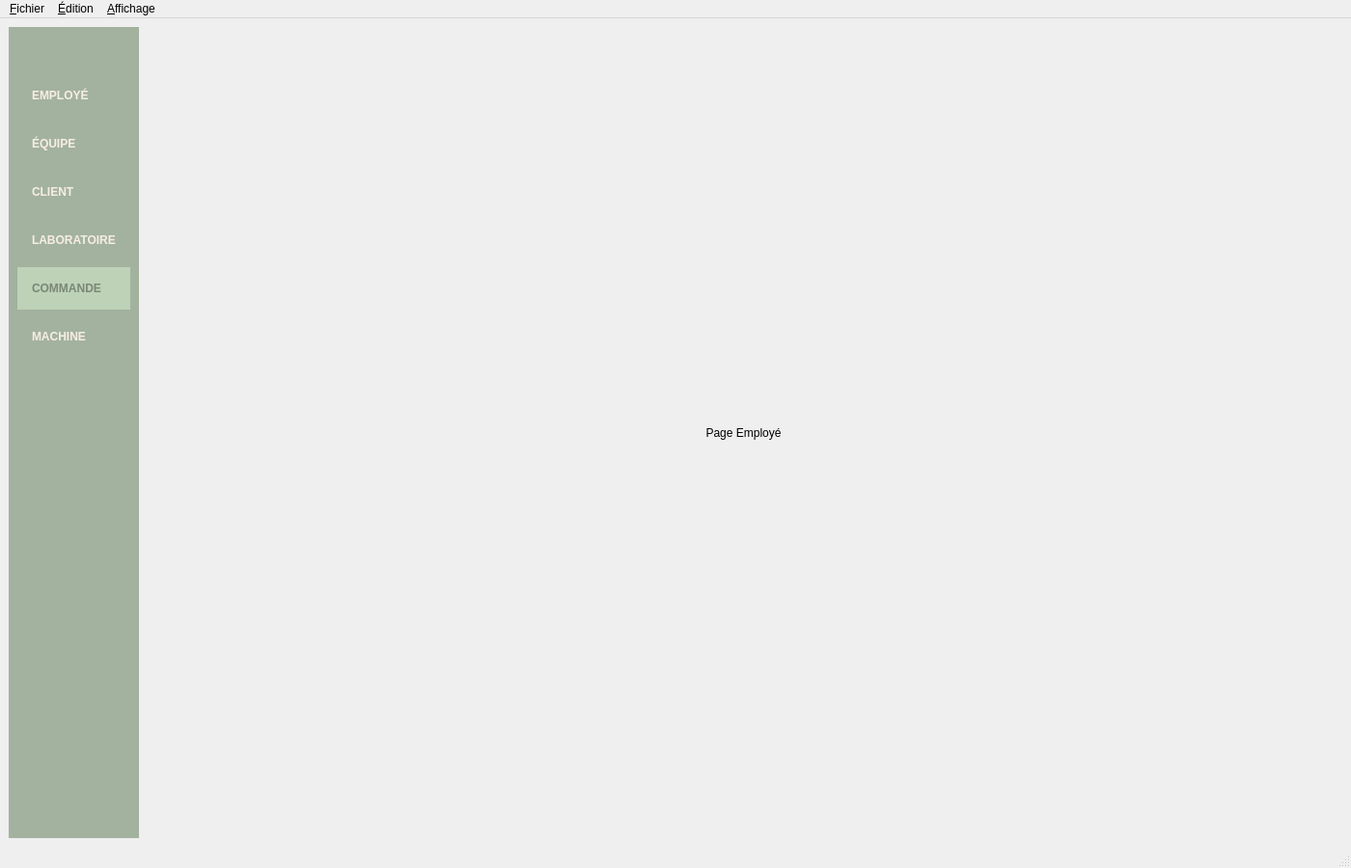
<?xml version="1.0" encoding="UTF-8"?>
<ui version="4.0">
 <class>MainWindow</class>
 <widget class="QMainWindow" name="MainWindow">
  <property name="geometry">
   <rect>
    <x>0</x>
    <y>0</y>
    <width>1400</width>
    <height>900</height>
   </rect>
  </property>
  <property name="windowTitle">
   <string>Gestion des Commandes</string>
  </property>
  <widget class="QWidget" name="centralwidget">
   <layout class="QHBoxLayout" name="mainLayout">
    <item>
     <widget class="QWidget" name="sideMenu">
      <property name="minimumWidth">
       <number>200</number>
      </property>
      <property name="maximumWidth">
       <number>200</number>
      </property>
      <property name="styleSheet">
       <string>background-color: #A2B29F;</string>
      </property>
      <layout class="QVBoxLayout" name="sideMenuLayout">
       <item>
        <widget class="QLabel" name="labelLogo">
         <property name="minimumHeight">
          <number>120</number>
         </property>
         <property name="maximumHeight">
          <number>120</number>
         </property>
         <property name="text">
          <string/>
         </property>
         <property name="alignment">
          <set>Qt::AlignCenter</set>
         </property>
         <property name="pixmap">
          <pixmap resource="resources.qrc">:gestion_de_commande/assets/oil_press.png</pixmap>
         </property>
         <property name="scaledContents">
          <bool>true</bool>
         </property>
         <property name="styleSheet">
          <string>padding: 10px 10px;</string>
         </property>
        </widget>
       </item>
       <item>
        <widget class="QPushButton" name="btnEmployee">
         <property name="text">
          <string>EMPLOYÉ</string>
         </property>
         <property name="styleSheet">
          <string>QPushButton { background-color: #A2B29F; color: #F8EDE3; border: none; padding: 15px; font-weight: bold; text-align: left; }
QPushButton:hover { background-color: #BDD2B6; }</string>
         </property>
        </widget>
       </item>
       <item>
        <widget class="QPushButton" name="btnTeam">
         <property name="text">
          <string>ÉQUIPE</string>
         </property>
         <property name="styleSheet">
          <string>QPushButton { background-color: #A2B29F; color: #F8EDE3; border: none; padding: 15px; font-weight: bold; text-align: left; }
QPushButton:hover { background-color: #BDD2B6; }</string>
         </property>
        </widget>
       </item>
       <item>
        <widget class="QPushButton" name="btnClient">
         <property name="text">
          <string>CLIENT</string>
         </property>
         <property name="styleSheet">
          <string>QPushButton { background-color: #A2B29F; color: #F8EDE3; border: none; padding: 15px; font-weight: bold; text-align: left; }
QPushButton:hover { background-color: #BDD2B6; }</string>
         </property>
        </widget>
       </item>
       <item>
        <widget class="QPushButton" name="btnLaboratory">
         <property name="text">
          <string>LABORATOIRE</string>
         </property>
         <property name="styleSheet">
          <string>QPushButton { background-color: #A2B29F; color: #F8EDE3; border: none; padding: 15px; font-weight: bold; text-align: left; }
QPushButton:hover { background-color: #BDD2B6; }</string>
         </property>
        </widget>
       </item>
       <item>
        <widget class="QPushButton" name="btnOrder">
         <property name="text">
          <string>COMMANDE</string>
         </property>
         <property name="styleSheet">
          <string>QPushButton { background-color: #BDD2B6; color: #798777; border: none; padding: 15px; font-weight: bold; text-align: left; }
QPushButton:hover { background-color: #A2B29F; }</string>
         </property>
        </widget>
       </item>
       <item>
        <widget class="QPushButton" name="btnMachine">
         <property name="text">
          <string>MACHINE</string>
         </property>
         <property name="styleSheet">
          <string>QPushButton { background-color: #A2B29F; color: #F8EDE3; border: none; padding: 15px; font-weight: bold; text-align: left; }
QPushButton:hover { background-color: #BDD2B6; }</string>
         </property>
        </widget>
       </item>
       <item>
        <spacer name="verticalSpacer_Menu">
         <property name="orientation">
          <enum>Qt::Orientation::Vertical</enum>
         </property>
         <property name="sizeHint" stdset="0">
          <size>
           <width>20</width>
           <height>40</height>
          </size>
         </property>
        </spacer>
       </item>
      </layout>
     </widget>
    </item>
    <item>
     <widget class="QStackedWidget" name="stackedPages">
      <widget class="QWidget" name="pageEmployee">
       <layout class="QVBoxLayout">
        <item>
         <widget class="QLabel" name="labelPageEmployee">
          <property name="text">
           <string>Page Employé</string>
          </property>
          <property name="alignment">
           <set>Qt::AlignCenter</set>
          </property>
         </widget>
        </item>
       </layout>
      </widget>
      <widget class="QWidget" name="pageTeam">
       <layout class="QVBoxLayout">
        <item>
         <widget class="QLabel" name="labelPageTeam">
          <property name="text">
           <string>Page Équipe</string>
          </property>
          <property name="alignment">
           <set>Qt::AlignCenter</set>
          </property>
         </widget>
        </item>
       </layout>
      </widget>
      <widget class="QWidget" name="pageClient">
       <layout class="QVBoxLayout">
        <item>
         <widget class="QLabel" name="labelPageClient">
          <property name="text">
           <string>Page Client</string>
          </property>
          <property name="alignment">
           <set>Qt::AlignCenter</set>
          </property>
         </widget>
        </item>
       </layout>
      </widget>
      <widget class="QWidget" name="pageLaboratory">
       <layout class="QVBoxLayout">
        <item>
         <widget class="QLabel" name="labelPageLaboratory">
          <property name="text">
           <string>Page Laboratoire</string>
          </property>
          <property name="alignment">
           <set>Qt::AlignCenter</set>
          </property>
         </widget>
        </item>
       </layout>
      </widget>
      <widget class="QWidget" name="pageOrder">
       <layout class="QVBoxLayout" name="orderLayout">
        <item>
         <widget class="QToolBar" name="toolBar">
          <property name="iconSize">
           <size>
            <width>24</width>
            <height>24</height>
           </size>
          </property>
          <addaction name="actionNew"/>
          <addaction name="actionEdit"/>
          <addaction name="actionDelete"/>
          <addaction name="separator"/>
          <addaction name="actionEnvoyerEmail"/>
          <addaction name="separator"/>
          <addaction name="actionExportPDF"/>
          <addaction name="actionRefresh"/>
         </widget>
        </item>
        <item>
         <widget class="QSplitter" name="splitter">
          <property name="orientation">
           <enum>Qt::Orientation::Horizontal</enum>
          </property>
          <widget class="QWidget" name="leftPanel">
           <layout class="QVBoxLayout" name="leftLayout">
            <item>
             <widget class="QGroupBox" name="groupBoxSearch">
              <property name="title">
               <string>Recherche et Filtres</string>
              </property>
              <layout class="QVBoxLayout">
               <item>
                <layout class="QHBoxLayout">
                 <item>
                  <widget class="QLabel" name="labelSearch">
                   <property name="text">
                    <string>Rechercher :</string>
                   </property>
                  </widget>
                 </item>
                 <item>
                  <widget class="QLineEdit" name="lineEditSearch">
                   <property name="placeholderText">
                    <string>ID, libellé, fournisseur…</string>
                   </property>
                  </widget>
                 </item>
                </layout>
               </item>
               <item>
                <layout class="QHBoxLayout">
                 <item>
                  <widget class="QLabel" name="labelFournisseur">
                   <property name="text">
                    <string>Fournisseur :</string>
                   </property>
                  </widget>
                 </item>
                 <item>
                  <widget class="QComboBox" name="comboFournisseur">
                   <item>
                    <property name="text">
                     <string>Toutes</string>
                    </property>
                   </item>
                   <item>
                    <property name="text">
                     <string>Fournisseur A</string>
                    </property>
                   </item>
                   <item>
                    <property name="text">
                     <string>Fournisseur B</string>
                    </property>
                   </item>
                   <item>
                    <property name="text">
                     <string>Fournisseur C</string>
                    </property>
                   </item>
                   <item>
                    <property name="text">
                     <string>Fournisseur D</string>
                    </property>
                   </item>
                   <item>
                    <property name="text">
                     <string>Autres</string>
                    </property>
                   </item>
                  </widget>
                 </item>
                </layout>
               </item>
               <item>
                <layout class="QHBoxLayout">
                 <item>
                  <widget class="QLabel" name="labelStatus">
                   <property name="text">
                    <string>Statut :</string>
                   </property>
                  </widget>
                 </item>
                 <item>
                  <widget class="QComboBox" name="comboStatus">
                   <item>
                    <property name="text">
                     <string>Tous</string>
                    </property>
                   </item>
                   <item>
                    <property name="text">
                     <string>En cours</string>
                    </property>
                   </item>
                   <item>
                    <property name="text">
                     <string>Validée</string>
                    </property>
                   </item>
                   <item>
                    <property name="text">
                     <string>Prête</string>
                    </property>
                   </item>
                   <item>
                    <property name="text">
                     <string>Annulée</string>
                    </property>
                   </item>
                  </widget>
                 </item>
                </layout>
               </item>
               <item>
                <layout class="QHBoxLayout">
                 <item>
                  <widget class="QLabel" name="labelDateFrom">
                   <property name="text">
                    <string>Date depuis :</string>
                   </property>
                  </widget>
                 </item>
                 <item>
                  <widget class="QDateEdit" name="dateFrom">
                   <property name="calendarPopup">
                    <bool>true</bool>
                   </property>
                  </widget>
                 </item>
                </layout>
               </item>
               <item>
                <layout class="QHBoxLayout">
                 <item>
                  <widget class="QLabel" name="labelDateTo">
                   <property name="text">
                    <string>Jusqu'à :</string>
                   </property>
                  </widget>
                 </item>
                 <item>
                  <widget class="QDateEdit" name="dateTo">
                   <property name="calendarPopup">
                    <bool>true</bool>
                   </property>
                  </widget>
                 </item>
                </layout>
               </item>
              </layout>
             </widget>
            </item>
            <item>
             <widget class="QTableWidget" name="tableCommandes">
              <property name="alternatingRowColors">
               <bool>true</bool>
              </property>
              <property name="selectionBehavior">
               <enum>QAbstractItemView::SelectRows</enum>
              </property>
              <property name="showGrid">
               <bool>true</bool>
              </property>
              <attribute name="horizontalHeaderStretchLastSection">
               <bool>true</bool>
              </attribute>
              <column>
               <property name="text">
                <string>ID</string>
               </property>
              </column>
              <column>
               <property name="text">
                <string>Libellé</string>
               </property>
              </column>
              <column>
               <property name="text">
                <string>Fournisseur</string>
               </property>
              </column>
              <column>
               <property name="text">
                <string>État</string>
               </property>
              </column>
              <column>
               <property name="text">
                <string>Date Arrivée</string>
               </property>
              </column>
              <column>
               <property name="text">
                <string>Date Sortie</string>
               </property>
              </column>
              <column>
               <property name="text">
                <string>Montant Total</string>
               </property>
              </column>
             </widget>
            </item>
            <item>
             <widget class="QGroupBox" name="groupBoxStats">
              <property name="title">
               <string>Statistiques</string>
              </property>
              <layout class="QGridLayout" name="gridLayoutStats">
               <item row="0" column="0">
                <widget class="QLabel" name="labelStatTotal">
                 <property name="text">
                  <string>Total Commandes :</string>
                 </property>
                </widget>
               </item>
               <item row="0" column="1">
                <widget class="QLabel" name="statTotal">
                 <property name="text">
                  <string>0</string>
                 </property>
                </widget>
               </item>
               <item row="0" column="2">
                <widget class="QLabel" name="labelStatEnCours">
                 <property name="text">
                  <string>En cours :</string>
                 </property>
                </widget>
               </item>
               <item row="0" column="3">
                <widget class="QLabel" name="statEnCours">
                 <property name="text">
                  <string>0</string>
                 </property>
                </widget>
               </item>
               <item row="1" column="0">
                <widget class="QLabel" name="labelStatValidee">
                 <property name="text">
                  <string>Validées :</string>
                 </property>
                </widget>
               </item>
               <item row="1" column="1">
                <widget class="QLabel" name="statValidee">
                 <property name="text">
                  <string>0</string>
                 </property>
                </widget>
               </item>
               <item row="1" column="2">
                <widget class="QLabel" name="labelStatPrete">
                 <property name="text">
                  <string>Prêtes :</string>
                 </property>
                </widget>
               </item>
               <item row="1" column="3">
                <widget class="QLabel" name="statPrete">
                 <property name="text">
                  <string>0</string>
                 </property>
                </widget>
               </item>
               <item row="2" column="0">
                <widget class="QLabel" name="labelStatAnnulee">
                 <property name="text">
                  <string>Annulées :</string>
                 </property>
                </widget>
               </item>
               <item row="2" column="1">
                <widget class="QLabel" name="statAnnulee">
                 <property name="text">
                  <string>0</string>
                 </property>
                </widget>
               </item>
              </layout>
             </widget>
            </item>
            <item>
             <widget class="QGroupBox" name="groupBoxStatsByType">
              <property name="title">
               <string>Produits par Type/Stock</string>
              </property>
              <layout class="QVBoxLayout">
               <item>
                <widget class="QTextEdit" name="statsTypes">
                 <property name="readOnly">
                  <bool>true</bool>
                 </property>
                </widget>
               </item>
              </layout>
             </widget>
            </item>
            <item>
             <widget class="QGroupBox" name="groupBoxStatsDepenses">
              <property name="title">
               <string>Dépenses par Mois / Ruptures</string>
              </property>
              <layout class="QVBoxLayout">
               <item>
                <widget class="QTextEdit" name="statsDepenses">
                 <property name="readOnly">
                  <bool>true</bool>
                 </property>
                </widget>
               </item>
              </layout>
             </widget>
            </item>
            <item>
             <widget class="QGroupBox" name="groupBoxCalendrier">
              <property name="title">
               <string>Calendrier des Commandes</string>
              </property>
              <layout class="QVBoxLayout">
               <item>
                <widget class="QCalendarWidget" name="calendarCommandes" />
               </item>
              </layout>
             </widget>
            </item>
            <item>
             <spacer name="verticalSpacer">
              <property name="orientation">
               <enum>Qt::Orientation::Vertical</enum>
              </property>
              <property name="sizeHint" stdset="0">
               <size>
                <width>20</width>
                <height>40</height>
               </size>
              </property>
             </spacer>
            </item>
           </layout>
          </widget>
          <widget class="QWidget" name="rightPanel">
           <layout class="QVBoxLayout">
            <item>
             <widget class="QGroupBox" name="groupBoxActions">
              <property name="title">
               <string>Actions Rapides</string>
              </property>
              <layout class="QVBoxLayout">
               <item>
                <widget class="QPushButton" name="btnNewCommande">
                 <property name="text">
                  <string>➕ Créer</string>
                 </property>
                </widget>
               </item>
               <item>
                <widget class="QPushButton" name="btnEditCommande">
                 <property name="text">
                  <string>✏️ Modifier</string>
                 </property>
                </widget>
               </item>
               <item>
                <widget class="QPushButton" name="btnDeleteCommande">
                 <property name="text">
                  <string>❌ Annuler / Supprimer</string>
                 </property>
                </widget>
               </item>
               <item>
                <widget class="QPushButton" name="btnEnvoyerEmail">
                 <property name="text">
                  <string>📧 Envoyer Email</string>
                 </property>
                </widget>
               </item>
              </layout>
             </widget>
            </item>
            <item>
             <widget class="QGroupBox" name="groupBoxQuickInfo">
              <property name="title">
               <string>Infos Rapides</string>
              </property>
              <layout class="QVBoxLayout">
               <item>
                <widget class="QLabel" name="labelEtat">
                 <property name="text">
                  <string>État :</string>
                 </property>
                </widget>
               </item>
               <item>
                <widget class="QLabel" name="quickEtat">
                 <property name="text">
                  <string>-</string>
                 </property>
                </widget>
               </item>
               <item>
                <widget class="QLabel" name="labelFournisseur">
                 <property name="text">
                  <string>Fournisseur :</string>
                 </property>
                </widget>
               </item>
               <item>
                <widget class="QLabel" name="quickFournisseur">
                 <property name="text">
                  <string>-</string>
                 </property>
                </widget>
               </item>
               <item>
                <widget class="QLabel" name="labelDateArrivee">
                 <property name="text">
                  <string>Date Arrivée :</string>
                 </property>
                </widget>
               </item>
               <item>
                <widget class="QLabel" name="quickDateArrivee">
                 <property name="text">
                  <string>-</string>
                 </property>
                </widget>
               </item>
               <item>
                <widget class="QLabel" name="labelDateSortie">
                 <property name="text">
                  <string>Date Sortie :</string>
                 </property>
                </widget>
               </item>
               <item>
                <widget class="QLabel" name="quickDateSortie">
                 <property name="text">
                  <string>-</string>
                 </property>
                </widget>
               </item>
               <item>
                <widget class="QLabel" name="labelMontant">
                 <property name="text">
                  <string>Montant Total :</string>
                 </property>
                </widget>
               </item>
               <item>
                <widget class="QLabel" name="quickMontant">
                 <property name="text">
                  <string>-</string>
                 </property>
                </widget>
               </item>
              </layout>
             </widget>
            </item>
            <item>
             <spacer name="verticalSpacer_2">
              <property name="orientation">
               <enum>Qt::Orientation::Vertical</enum>
              </property>
              <property name="sizeHint" stdset="0">
               <size>
                <width>20</width>
                <height>40</height>
               </size>
              </property>
             </spacer>
            </item>
           </layout>
          </widget>
         </widget>
        </item>
       </layout>
      </widget>
      <widget class="QWidget" name="pageMachine">
       <layout class="QVBoxLayout" name="machineLayout">
        <item>
         <widget class="QLabel" name="labelPageMachine">
          <property name="text">
           <string>Page Machine (Produit)</string>
          </property>
          <property name="alignment">
           <set>Qt::AlignCenter</set>
          </property>
         </widget>
        </item>
        <item>
         <widget class="QPushButton" name="btnCommandeFromProduit">
          <property name="text">
           <string>Commande</string>
          </property>
         </widget>
        </item>
        <item>
         <spacer name="verticalSpacerMachine">
          <property name="orientation">
           <enum>Qt::Orientation::Vertical</enum>
          </property>
          <property name="sizeHint" stdset="0">
           <size>
            <width>20</width>
            <height>40</height>
           </size>
          </property>
         </spacer>
        </item>
       </layout>
      </widget>
     </widget>
    </item>
   </layout>
  </widget>
  <widget class="QMenuBar" name="menubar">
   <property name="geometry">
    <rect>
     <x>0</x>
     <y>0</y>
     <width>1400</width>
     <height>26</height>
    </rect>
   </property>
   <widget class="QMenu" name="menuFichier">
    <property name="title">
     <string>&amp;Fichier</string>
    </property>
    <addaction name="actionNew"/>
    <addaction name="separator"/>
    <addaction name="actionExportPDF"/>
    <addaction name="separator"/>
    <addaction name="actionExit"/>
   </widget>
   <widget class="QMenu" name="menuEdition">
    <property name="title">
     <string>&amp;Édition</string>
    </property>
    <addaction name="actionEdit"/>
    <addaction name="actionDelete"/>
   </widget>
   <widget class="QMenu" name="menuAffichage">
    <property name="title">
     <string>&amp;Affichage</string>
    </property>
    <addaction name="actionRefresh"/>
   </widget>
   <addaction name="menuFichier"/>
   <addaction name="menuEdition"/>
   <addaction name="menuAffichage"/>
  </widget>
  <widget class="QStatusBar" name="statusbar"/>
  <action name="actionNew">
   <property name="text">
    <string>&amp;Nouvelle Commande</string>
   </property>
   <property name="shortcut">
    <string>Ctrl+N</string>
   </property>
  </action>
  <action name="actionEdit">
   <property name="text">
    <string>&amp;Modifier</string>
   </property>
   <property name="shortcut">
    <string>Ctrl+E</string>
   </property>
  </action>
  <action name="actionDelete">
   <property name="text">
    <string>&amp;Supprimer</string>
   </property>
   <property name="shortcut">
    <string>Del</string>
   </property>
  </action>
  <action name="actionEnvoyerEmail">
   <property name="text">
    <string>&amp;Envoyer Email</string>
   </property>
   <property name="shortcut">
    <string>Ctrl+M</string>
   </property>
  </action>
  <action name="actionExportPDF">
   <property name="text">
    <string>&amp;Exporter PDF</string>
   </property>
   <property name="shortcut">
    <string>Ctrl+P</string>
   </property>
  </action>
  <action name="actionRefresh">
   <property name="text">
    <string>&amp;Actualiser</string>
   </property>
   <property name="shortcut">
    <string>F5</string>
   </property>
  </action>
  <action name="actionExit">
   <property name="text">
    <string>&amp;Quitter</string>
   </property>
   <property name="shortcut">
    <string>Ctrl+Q</string>
   </property>
  </action>
 </widget>
 <resources/>
 <connections/>
</ui>
